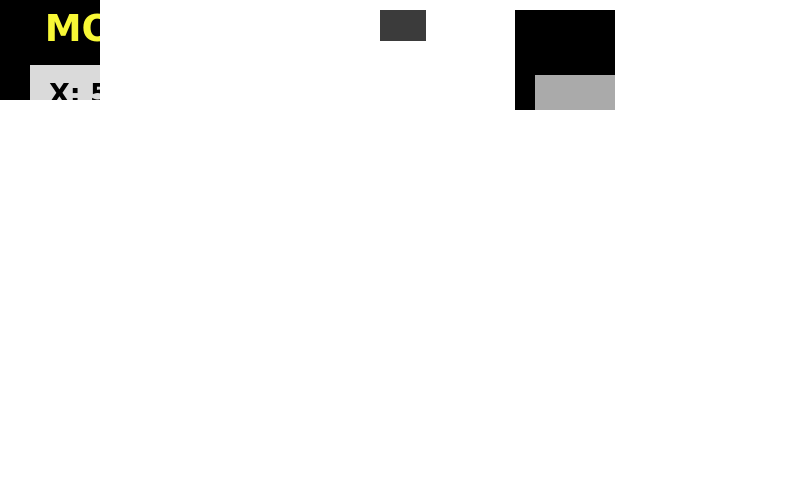
<?xml version="1.0" encoding="UTF-8"?>
<ui version="4.0">
 <class>consoleUI</class>
 <widget class="QWidget" name="consoleUI">
  <property name="geometry">
   <rect>
    <x>0</x>
    <y>0</y>
    <width>800</width>
    <height>480</height>
   </rect>
  </property>
  <property name="windowTitle">
   <string>Form</string>
  </property>
  <property name="styleSheet">
   <string notr="true">background-color:rgb(0,0,0,0);
background-image: url(:/Service_Calib/Service_Calib/background_calibconsole.png);
border: 0px;</string>
  </property>
  <widget class="QFrame" name="calibFrame">
   <property name="geometry">
    <rect>
     <x>200</x>
     <y>0</y>
     <width>100</width>
     <height>100</height>
    </rect>
   </property>
   <property name="styleSheet">
    <string notr="true"/>
   </property>
   <property name="frameShape">
    <enum>QFrame::StyledPanel</enum>
   </property>
   <property name="frameShadow">
    <enum>QFrame::Raised</enum>
   </property>
   <widget class="QPushButton" name="exitButton">
    <property name="geometry">
     <rect>
      <x>0</x>
      <y>0</y>
      <width>91</width>
      <height>96</height>
     </rect>
    </property>
    <property name="text">
     <string notr="true"/>
    </property>
   </widget>
   <widget class="QLabel" name="serviceSetupDiagnosticLabel">
    <property name="geometry">
     <rect>
      <x>115</x>
      <y>10</y>
      <width>616</width>
      <height>41</height>
     </rect>
    </property>
    <property name="font">
     <font>
      <family>Bitstream Charter</family>
      <pointsize>24</pointsize>
      <weight>75</weight>
      <italic>true</italic>
      <bold>true</bold>
     </font>
    </property>
    <property name="styleSheet">
     <string notr="true">background-image:url(/transparent.png);
color: rgb(248, 248, 54);</string>
    </property>
    <property name="text">
     <string notr="true">Service Panel/Calibrate/Biopsy Console</string>
    </property>
    <property name="alignment">
     <set>Qt::AlignCenter</set>
    </property>
   </widget>
   <widget class="QLabel" name="labelDX">
    <property name="geometry">
     <rect>
      <x>275</x>
      <y>95</y>
      <width>321</width>
      <height>31</height>
     </rect>
    </property>
    <property name="font">
     <font>
      <family>Bitstream Charter</family>
      <pointsize>18</pointsize>
      <weight>75</weight>
      <italic>false</italic>
      <bold>true</bold>
     </font>
    </property>
    <property name="toolTip">
     <string notr="true"/>
    </property>
    <property name="statusTip">
     <string notr="true"/>
    </property>
    <property name="whatsThis">
     <string notr="true"/>
    </property>
    <property name="accessibleName">
     <string notr="true"/>
    </property>
    <property name="accessibleDescription">
     <string notr="true"/>
    </property>
    <property name="styleSheet">
     <string notr="true">background-image:url(/transparent.png);
color: rgb(255, 0, 0);</string>
    </property>
    <property name="text">
     <string notr="true">DX: ---- [----]</string>
    </property>
    <property name="alignment">
     <set>Qt::AlignLeading|Qt::AlignLeft|Qt::AlignVCenter</set>
    </property>
   </widget>
   <widget class="QLabel" name="labelDY">
    <property name="geometry">
     <rect>
      <x>275</x>
      <y>128</y>
      <width>316</width>
      <height>26</height>
     </rect>
    </property>
    <property name="font">
     <font>
      <family>Bitstream Charter</family>
      <pointsize>18</pointsize>
      <weight>75</weight>
      <italic>false</italic>
      <bold>true</bold>
     </font>
    </property>
    <property name="toolTip">
     <string notr="true"/>
    </property>
    <property name="statusTip">
     <string notr="true"/>
    </property>
    <property name="whatsThis">
     <string notr="true"/>
    </property>
    <property name="accessibleName">
     <string notr="true"/>
    </property>
    <property name="accessibleDescription">
     <string notr="true"/>
    </property>
    <property name="styleSheet">
     <string notr="true">background-image:url(/transparent.png);
color: rgb(255, 0, 0);</string>
    </property>
    <property name="text">
     <string notr="true">DY: ---- [----]</string>
    </property>
    <property name="alignment">
     <set>Qt::AlignLeading|Qt::AlignLeft|Qt::AlignVCenter</set>
    </property>
   </widget>
   <widget class="QLabel" name="labelXHome">
    <property name="geometry">
     <rect>
      <x>510</x>
      <y>190</y>
      <width>91</width>
      <height>21</height>
     </rect>
    </property>
    <property name="font">
     <font>
      <family>DejaVu Sans</family>
      <pointsize>18</pointsize>
      <weight>75</weight>
      <italic>false</italic>
      <bold>true</bold>
     </font>
    </property>
    <property name="toolTip">
     <string notr="true"/>
    </property>
    <property name="statusTip">
     <string notr="true"/>
    </property>
    <property name="whatsThis">
     <string notr="true"/>
    </property>
    <property name="accessibleName">
     <string notr="true"/>
    </property>
    <property name="accessibleDescription">
     <string notr="true"/>
    </property>
    <property name="styleSheet">
     <string notr="true">background-image:url(/transparent.png);
color: rgb(0, 0, 0);</string>
    </property>
    <property name="text">
     <string notr="true">X: ----</string>
    </property>
    <property name="alignment">
     <set>Qt::AlignLeading|Qt::AlignLeft|Qt::AlignVCenter</set>
    </property>
   </widget>
   <widget class="QLabel" name="labelYHome">
    <property name="geometry">
     <rect>
      <x>510</x>
      <y>215</y>
      <width>91</width>
      <height>21</height>
     </rect>
    </property>
    <property name="font">
     <font>
      <family>DejaVu Sans</family>
      <pointsize>18</pointsize>
      <weight>75</weight>
      <italic>false</italic>
      <bold>true</bold>
     </font>
    </property>
    <property name="toolTip">
     <string notr="true"/>
    </property>
    <property name="statusTip">
     <string notr="true"/>
    </property>
    <property name="whatsThis">
     <string notr="true"/>
    </property>
    <property name="accessibleName">
     <string notr="true"/>
    </property>
    <property name="accessibleDescription">
     <string notr="true"/>
    </property>
    <property name="styleSheet">
     <string notr="true">background-image:url(/transparent.png);
color: rgb(0, 0, 0);</string>
    </property>
    <property name="text">
     <string notr="true">Y: ----</string>
    </property>
    <property name="alignment">
     <set>Qt::AlignLeading|Qt::AlignLeft|Qt::AlignVCenter</set>
    </property>
   </widget>
   <widget class="QLabel" name="labelXRef">
    <property name="geometry">
     <rect>
      <x>320</x>
      <y>210</y>
      <width>91</width>
      <height>21</height>
     </rect>
    </property>
    <property name="font">
     <font>
      <family>DejaVu Sans</family>
      <pointsize>18</pointsize>
      <weight>75</weight>
      <italic>false</italic>
      <bold>true</bold>
     </font>
    </property>
    <property name="toolTip">
     <string notr="true"/>
    </property>
    <property name="statusTip">
     <string notr="true"/>
    </property>
    <property name="whatsThis">
     <string notr="true"/>
    </property>
    <property name="accessibleName">
     <string notr="true"/>
    </property>
    <property name="accessibleDescription">
     <string notr="true"/>
    </property>
    <property name="styleSheet">
     <string notr="true">background-image:url(/transparent.png);
color: rgb(0, 0, 0);</string>
    </property>
    <property name="text">
     <string notr="true">X: ----</string>
    </property>
    <property name="alignment">
     <set>Qt::AlignLeading|Qt::AlignLeft|Qt::AlignVCenter</set>
    </property>
   </widget>
   <widget class="QLabel" name="labelYRef">
    <property name="geometry">
     <rect>
      <x>320</x>
      <y>235</y>
      <width>91</width>
      <height>21</height>
     </rect>
    </property>
    <property name="font">
     <font>
      <family>DejaVu Sans</family>
      <pointsize>18</pointsize>
      <weight>75</weight>
      <italic>false</italic>
      <bold>true</bold>
     </font>
    </property>
    <property name="toolTip">
     <string notr="true"/>
    </property>
    <property name="statusTip">
     <string notr="true"/>
    </property>
    <property name="whatsThis">
     <string notr="true"/>
    </property>
    <property name="accessibleName">
     <string notr="true"/>
    </property>
    <property name="accessibleDescription">
     <string notr="true"/>
    </property>
    <property name="styleSheet">
     <string notr="true">background-image:url(/transparent.png);
color: rgb(0, 0, 0);</string>
    </property>
    <property name="text">
     <string notr="true">Y: ----</string>
    </property>
    <property name="alignment">
     <set>Qt::AlignLeading|Qt::AlignLeft|Qt::AlignVCenter</set>
    </property>
   </widget>
   <widget class="QLabel" name="statusLabel">
    <property name="geometry">
     <rect>
      <x>80</x>
      <y>430</y>
      <width>656</width>
      <height>41</height>
     </rect>
    </property>
    <property name="font">
     <font>
      <family>DejaVu Sans</family>
      <pointsize>12</pointsize>
      <weight>75</weight>
      <bold>true</bold>
     </font>
    </property>
    <property name="toolTip">
     <string notr="true"/>
    </property>
    <property name="statusTip">
     <string notr="true"/>
    </property>
    <property name="whatsThis">
     <string notr="true"/>
    </property>
    <property name="accessibleName">
     <string notr="true"/>
    </property>
    <property name="accessibleDescription">
     <string notr="true"/>
    </property>
    <property name="styleSheet">
     <string notr="true">color: rgb(255, 255, 255);
background-image: url(:/transparent.png);
background-color: rgb(118, 118, 118);</string>
    </property>
    <property name="text">
     <string notr="true">ADAPTER CODE:  XXXXXXXXX, X=000, Y=000, Z=000</string>
    </property>
    <property name="alignment">
     <set>Qt::AlignCenter</set>
    </property>
   </widget>
   <widget class="QFrame" name="activationFrame">
    <property name="geometry">
     <rect>
      <x>15</x>
      <y>120</y>
      <width>181</width>
      <height>281</height>
     </rect>
    </property>
    <property name="styleSheet">
     <string notr="true">background-image: url(:/transparent.png);</string>
    </property>
    <property name="frameShape">
     <enum>QFrame::StyledPanel</enum>
    </property>
    <property name="frameShadow">
     <enum>QFrame::Raised</enum>
    </property>
    <widget class="QPushButton" name="homeButton">
     <property name="geometry">
      <rect>
       <x>20</x>
       <y>170</y>
       <width>141</width>
       <height>51</height>
      </rect>
     </property>
     <property name="font">
      <font>
       <family>DejaVu Sans</family>
       <pointsize>12</pointsize>
       <weight>75</weight>
       <bold>true</bold>
      </font>
     </property>
     <property name="styleSheet">
      <string notr="true">color: rgb(255, 255, 255);
background-image: url(:/transparent.png);
background-color: rgb(59, 0, 0);</string>
     </property>
     <property name="text">
      <string>MOVE HOME</string>
     </property>
    </widget>
    <widget class="QPushButton" name="openMoveButton">
     <property name="geometry">
      <rect>
       <x>20</x>
       <y>115</y>
       <width>141</width>
       <height>51</height>
      </rect>
     </property>
     <property name="font">
      <font>
       <family>DejaVu Sans</family>
       <pointsize>12</pointsize>
       <weight>75</weight>
       <bold>true</bold>
      </font>
     </property>
     <property name="styleSheet">
      <string notr="true">color: rgb(255, 255, 255);
background-image: url(:/transparent.png);
background-color: rgb(59, 0, 0);</string>
     </property>
     <property name="text">
      <string>MOVE XYZ</string>
     </property>
    </widget>
    <widget class="QPushButton" name="loopButton">
     <property name="geometry">
      <rect>
       <x>20</x>
       <y>225</y>
       <width>141</width>
       <height>51</height>
      </rect>
     </property>
     <property name="font">
      <font>
       <family>DejaVu Sans</family>
       <pointsize>12</pointsize>
       <weight>75</weight>
       <bold>true</bold>
      </font>
     </property>
     <property name="styleSheet">
      <string notr="true">color: rgb(255, 255, 255);
background-image: url(:/transparent.png);
background-color: rgb(59, 0, 0);</string>
     </property>
     <property name="text">
      <string>LOOP TEST</string>
     </property>
    </widget>
   </widget>
   <widget class="QFrame" name="configFrame">
    <property name="geometry">
     <rect>
      <x>630</x>
      <y>80</y>
      <width>156</width>
      <height>326</height>
     </rect>
    </property>
    <property name="styleSheet">
     <string notr="true">background-image: url(:/transparent.png);</string>
    </property>
    <property name="frameShape">
     <enum>QFrame::StyledPanel</enum>
    </property>
    <property name="frameShadow">
     <enum>QFrame::Raised</enum>
    </property>
    <widget class="QLineEdit" name="Y_Offset">
     <property name="geometry">
      <rect>
       <x>10</x>
       <y>195</y>
       <width>136</width>
       <height>26</height>
      </rect>
     </property>
     <property name="font">
      <font>
       <family>DejaVu Sans</family>
       <pointsize>10</pointsize>
       <weight>75</weight>
       <bold>true</bold>
      </font>
     </property>
     <property name="styleSheet">
      <string notr="true">background-color: rgb(218, 218, 218);
background-image: url(:/transparent.png);
color: rgb(0, 0, 0);</string>
     </property>
     <property name="text">
      <string>Y: 0 (dmm)</string>
     </property>
    </widget>
    <widget class="QLineEdit" name="DY_Setup">
     <property name="geometry">
      <rect>
       <x>10</x>
       <y>105</y>
       <width>136</width>
       <height>26</height>
      </rect>
     </property>
     <property name="font">
      <font>
       <family>DejaVu Sans</family>
       <pointsize>10</pointsize>
       <weight>75</weight>
       <bold>true</bold>
      </font>
     </property>
     <property name="styleSheet">
      <string notr="true">background-color: rgb(218, 218, 218);
background-image: url(:/transparent.png);
color: rgb(0, 0, 0);</string>
     </property>
     <property name="text">
      <string>DY: 700 (dmm)</string>
     </property>
    </widget>
    <widget class="QLabel" name="label">
     <property name="geometry">
      <rect>
       <x>50</x>
       <y>5</y>
       <width>106</width>
       <height>21</height>
      </rect>
     </property>
     <property name="font">
      <font>
       <family>DejaVu Sans</family>
       <pointsize>10</pointsize>
       <weight>75</weight>
       <bold>true</bold>
      </font>
     </property>
     <property name="toolTip">
      <string notr="true"/>
     </property>
     <property name="statusTip">
      <string notr="true"/>
     </property>
     <property name="whatsThis">
      <string notr="true"/>
     </property>
     <property name="accessibleName">
      <string notr="true"/>
     </property>
     <property name="accessibleDescription">
      <string notr="true"/>
     </property>
     <property name="styleSheet">
      <string notr="true">color: rgb(255, 255, 127);
background-image: url(:/transparent.png);</string>
     </property>
     <property name="text">
      <string notr="true">Configuration</string>
     </property>
     <property name="alignment">
      <set>Qt::AlignLeading|Qt::AlignLeft|Qt::AlignVCenter</set>
     </property>
    </widget>
    <widget class="QLabel" name="label_3">
     <property name="geometry">
      <rect>
       <x>10</x>
       <y>145</y>
       <width>136</width>
       <height>21</height>
      </rect>
     </property>
     <property name="font">
      <font>
       <family>DejaVu Sans</family>
       <pointsize>10</pointsize>
       <weight>75</weight>
       <bold>true</bold>
      </font>
     </property>
     <property name="toolTip">
      <string notr="true"/>
     </property>
     <property name="statusTip">
      <string notr="true"/>
     </property>
     <property name="whatsThis">
      <string notr="true"/>
     </property>
     <property name="accessibleName">
      <string notr="true"/>
     </property>
     <property name="accessibleDescription">
      <string notr="true"/>
     </property>
     <property name="styleSheet">
      <string notr="true">color: rgb(255, 255, 127);
background-image: url(:/transparent.png);</string>
     </property>
     <property name="text">
      <string notr="true">Lesion Offsets</string>
     </property>
     <property name="alignment">
      <set>Qt::AlignLeading|Qt::AlignLeft|Qt::AlignVCenter</set>
     </property>
    </widget>
    <widget class="QFrame" name="frame_3">
     <property name="geometry">
      <rect>
       <x>5</x>
       <y>5</y>
       <width>46</width>
       <height>36</height>
      </rect>
     </property>
     <property name="styleSheet">
      <string notr="true">background-image: url(:/transparent.png);
border-image: url(:/calib_tool_icon2.png);
</string>
     </property>
     <property name="frameShape">
      <enum>QFrame::StyledPanel</enum>
     </property>
     <property name="frameShadow">
      <enum>QFrame::Raised</enum>
     </property>
    </widget>
    <widget class="QLineEdit" name="F_Offset">
     <property name="geometry">
      <rect>
       <x>10</x>
       <y>290</y>
       <width>136</width>
       <height>26</height>
      </rect>
     </property>
     <property name="font">
      <font>
       <family>DejaVu Sans</family>
       <pointsize>10</pointsize>
       <weight>75</weight>
       <bold>true</bold>
      </font>
     </property>
     <property name="styleSheet">
      <string notr="true">background-color: rgb(218, 218, 218);
background-image: url(:/transparent.png);
color: rgb(0, 0, 0);</string>
     </property>
     <property name="text">
      <string>F: 180 (mm)</string>
     </property>
    </widget>
    <widget class="QLabel" name="label_4">
     <property name="geometry">
      <rect>
       <x>10</x>
       <y>270</y>
       <width>136</width>
       <height>21</height>
      </rect>
     </property>
     <property name="font">
      <font>
       <family>DejaVu Sans</family>
       <pointsize>10</pointsize>
       <weight>75</weight>
       <bold>true</bold>
      </font>
     </property>
     <property name="toolTip">
      <string notr="true"/>
     </property>
     <property name="statusTip">
      <string notr="true"/>
     </property>
     <property name="whatsThis">
      <string notr="true"/>
     </property>
     <property name="accessibleName">
      <string notr="true"/>
     </property>
     <property name="accessibleDescription">
      <string notr="true"/>
     </property>
     <property name="styleSheet">
      <string notr="true">color: rgb(255, 255, 127);
background-image: url(:/transparent.png);</string>
     </property>
     <property name="text">
      <string notr="true">Fiber Distance</string>
     </property>
     <property name="alignment">
      <set>Qt::AlignLeading|Qt::AlignLeft|Qt::AlignVCenter</set>
     </property>
    </widget>
    <widget class="QLineEdit" name="DX_Setup">
     <property name="geometry">
      <rect>
       <x>10</x>
       <y>75</y>
       <width>136</width>
       <height>26</height>
      </rect>
     </property>
     <property name="font">
      <font>
       <family>DejaVu Sans</family>
       <pointsize>10</pointsize>
       <weight>75</weight>
       <bold>true</bold>
      </font>
     </property>
     <property name="styleSheet">
      <string notr="true">background-color: rgb(218, 218, 218);
background-image: url(:/transparent.png);
color: rgb(0, 0, 0);</string>
     </property>
     <property name="text">
      <string>DX: 1350 (dmm)</string>
     </property>
    </widget>
    <widget class="QLineEdit" name="Z_Offset">
     <property name="geometry">
      <rect>
       <x>10</x>
       <y>225</y>
       <width>136</width>
       <height>26</height>
      </rect>
     </property>
     <property name="font">
      <font>
       <family>DejaVu Sans</family>
       <pointsize>10</pointsize>
       <weight>75</weight>
       <bold>true</bold>
      </font>
     </property>
     <property name="styleSheet">
      <string notr="true">background-color: rgb(218, 218, 218);
background-image: url(:/transparent.png);
color: rgb(0, 0, 0);</string>
     </property>
     <property name="text">
      <string>Z: 0 (dmm)</string>
     </property>
    </widget>
    <widget class="QLineEdit" name="X_Offset">
     <property name="geometry">
      <rect>
       <x>10</x>
       <y>165</y>
       <width>136</width>
       <height>26</height>
      </rect>
     </property>
     <property name="font">
      <font>
       <family>DejaVu Sans</family>
       <pointsize>10</pointsize>
       <weight>75</weight>
       <bold>true</bold>
      </font>
     </property>
     <property name="styleSheet">
      <string notr="true">background-color: rgb(218, 218, 218);
background-image: url(:/transparent.png);
color: rgb(0, 0, 0);</string>
     </property>
     <property name="text">
      <string>X: 0 (dmm)</string>
     </property>
    </widget>
    <widget class="QLabel" name="label_2">
     <property name="geometry">
      <rect>
       <x>10</x>
       <y>55</y>
       <width>136</width>
       <height>21</height>
      </rect>
     </property>
     <property name="font">
      <font>
       <family>DejaVu Sans</family>
       <pointsize>10</pointsize>
       <weight>75</weight>
       <bold>true</bold>
      </font>
     </property>
     <property name="toolTip">
      <string notr="true"/>
     </property>
     <property name="statusTip">
      <string notr="true"/>
     </property>
     <property name="whatsThis">
      <string notr="true"/>
     </property>
     <property name="accessibleName">
      <string notr="true"/>
     </property>
     <property name="accessibleDescription">
      <string notr="true"/>
     </property>
     <property name="styleSheet">
      <string notr="true">color: rgb(255, 255, 127);
background-image: url(:/transparent.png);</string>
     </property>
     <property name="text">
      <string notr="true">Console Phantom</string>
     </property>
     <property name="alignment">
      <set>Qt::AlignLeading|Qt::AlignLeft|Qt::AlignVCenter</set>
     </property>
    </widget>
   </widget>
  </widget>
  <widget class="QFrame" name="frameDataChanged">
   <property name="geometry">
    <rect>
     <x>380</x>
     <y>10</y>
     <width>46</width>
     <height>31</height>
    </rect>
   </property>
   <property name="styleSheet">
    <string notr="true">background-color: rgb(59, 59, 59);
background-image: url(:/transparent.png);</string>
   </property>
   <property name="frameShape">
    <enum>QFrame::StyledPanel</enum>
   </property>
   <property name="frameShadow">
    <enum>QFrame::Raised</enum>
   </property>
   <widget class="QPushButton" name="storeButton">
    <property name="geometry">
     <rect>
      <x>50</x>
      <y>235</y>
      <width>136</width>
      <height>51</height>
     </rect>
    </property>
    <property name="font">
     <font>
      <family>DejaVu Sans</family>
      <pointsize>14</pointsize>
      <weight>75</weight>
      <bold>true</bold>
     </font>
    </property>
    <property name="styleSheet">
     <string notr="true">background-color: rgb(170, 170, 170);</string>
    </property>
    <property name="text">
     <string>STORE</string>
    </property>
   </widget>
   <widget class="QPushButton" name="cancelButton">
    <property name="geometry">
     <rect>
      <x>210</x>
      <y>235</y>
      <width>136</width>
      <height>51</height>
     </rect>
    </property>
    <property name="font">
     <font>
      <family>DejaVu Sans</family>
      <pointsize>14</pointsize>
      <weight>75</weight>
      <bold>true</bold>
     </font>
    </property>
    <property name="styleSheet">
     <string notr="true">background-color: rgb(170, 170, 170);</string>
    </property>
    <property name="text">
     <string>CANCEL</string>
    </property>
   </widget>
   <widget class="QPushButton" name="confirmExitButton">
    <property name="geometry">
     <rect>
      <x>370</x>
      <y>235</y>
      <width>136</width>
      <height>51</height>
     </rect>
    </property>
    <property name="font">
     <font>
      <family>DejaVu Sans</family>
      <pointsize>14</pointsize>
      <weight>75</weight>
      <bold>true</bold>
     </font>
    </property>
    <property name="styleSheet">
     <string notr="true">background-color: rgb(170, 170, 170);</string>
    </property>
    <property name="text">
     <string>EXIT</string>
    </property>
   </widget>
   <widget class="QLabel" name="labelDataChanged">
    <property name="geometry">
     <rect>
      <x>5</x>
      <y>65</y>
      <width>531</width>
      <height>96</height>
     </rect>
    </property>
    <property name="font">
     <font>
      <family>Bitstream Charter</family>
      <pointsize>24</pointsize>
      <weight>75</weight>
      <italic>true</italic>
      <bold>true</bold>
     </font>
    </property>
    <property name="styleSheet">
     <string notr="true">background-image:url(/transparent.png);
color: rgb(248, 248, 54);</string>
    </property>
    <property name="text">
     <string notr="true">CALIBRATION DATA CHANGED!
STORE NEW DATA?</string>
    </property>
    <property name="alignment">
     <set>Qt::AlignCenter</set>
    </property>
   </widget>
  </widget>
  <widget class="QFrame" name="frameMoveXYZ">
   <property name="geometry">
    <rect>
     <x>0</x>
     <y>0</y>
     <width>100</width>
     <height>100</height>
    </rect>
   </property>
   <property name="styleSheet">
    <string notr="true">background-color: rgb(59, 59, 59);
background-color: rgb(0, 0, 0);
background-image: url(:/transparent.png);</string>
   </property>
   <property name="frameShape">
    <enum>QFrame::StyledPanel</enum>
   </property>
   <property name="frameShadow">
    <enum>QFrame::Raised</enum>
   </property>
   <widget class="QPushButton" name="moveXYZ">
    <property name="geometry">
     <rect>
      <x>30</x>
      <y>275</y>
      <width>246</width>
      <height>66</height>
     </rect>
    </property>
    <property name="font">
     <font>
      <family>DejaVu Sans</family>
      <pointsize>14</pointsize>
      <weight>75</weight>
      <bold>true</bold>
     </font>
    </property>
    <property name="styleSheet">
     <string notr="true">background-color: rgb(170, 170, 170);</string>
    </property>
    <property name="text">
     <string>MOVE</string>
    </property>
   </widget>
   <widget class="QLabel" name="labelDataChanged_2">
    <property name="geometry">
     <rect>
      <x>10</x>
      <y>10</y>
      <width>286</width>
      <height>36</height>
     </rect>
    </property>
    <property name="font">
     <font>
      <family>DejaVu Sans</family>
      <pointsize>28</pointsize>
      <weight>75</weight>
      <italic>false</italic>
      <bold>true</bold>
     </font>
    </property>
    <property name="styleSheet">
     <string notr="true">background-image:url(/transparent.png);
color: rgb(248, 248, 54);</string>
    </property>
    <property name="text">
     <string notr="true">MOVE XYZ</string>
    </property>
    <property name="alignment">
     <set>Qt::AlignCenter</set>
    </property>
   </widget>
   <widget class="QLineEdit" name="X_Move">
    <property name="geometry">
     <rect>
      <x>30</x>
      <y>65</y>
      <width>246</width>
      <height>56</height>
     </rect>
    </property>
    <property name="font">
     <font>
      <family>DejaVu Sans</family>
      <pointsize>20</pointsize>
      <weight>75</weight>
      <bold>true</bold>
     </font>
    </property>
    <property name="styleSheet">
     <string notr="true">background-color: rgb(218, 218, 218);
background-image: url(:/transparent.png);
color: rgb(0, 0, 0);</string>
    </property>
    <property name="text">
     <string>X: 560 (dmm)</string>
    </property>
    <property name="alignment">
     <set>Qt::AlignCenter</set>
    </property>
   </widget>
   <widget class="QLineEdit" name="Y_Move">
    <property name="geometry">
     <rect>
      <x>30</x>
      <y>135</y>
      <width>246</width>
      <height>56</height>
     </rect>
    </property>
    <property name="font">
     <font>
      <family>DejaVu Sans</family>
      <pointsize>20</pointsize>
      <weight>75</weight>
      <bold>true</bold>
     </font>
    </property>
    <property name="styleSheet">
     <string notr="true">background-color: rgb(218, 218, 218);
background-image: url(:/transparent.png);
color: rgb(0, 0, 0);</string>
    </property>
    <property name="text">
     <string>Y: 470 (dmm)</string>
    </property>
    <property name="alignment">
     <set>Qt::AlignCenter</set>
    </property>
   </widget>
   <widget class="QLineEdit" name="Z_Move">
    <property name="geometry">
     <rect>
      <x>30</x>
      <y>205</y>
      <width>246</width>
      <height>56</height>
     </rect>
    </property>
    <property name="font">
     <font>
      <family>DejaVu Sans</family>
      <pointsize>20</pointsize>
      <weight>75</weight>
      <bold>true</bold>
     </font>
    </property>
    <property name="styleSheet">
     <string notr="true">background-color: rgb(218, 218, 218);
background-image: url(:/transparent.png);
color: rgb(0, 0, 0);</string>
    </property>
    <property name="text">
     <string>Z: 930 (dmm)</string>
    </property>
    <property name="alignment">
     <set>Qt::AlignCenter</set>
    </property>
   </widget>
   <widget class="QPushButton" name="cancelMove">
    <property name="geometry">
     <rect>
      <x>30</x>
      <y>355</y>
      <width>246</width>
      <height>66</height>
     </rect>
    </property>
    <property name="font">
     <font>
      <family>DejaVu Sans</family>
      <pointsize>14</pointsize>
      <weight>75</weight>
      <bold>true</bold>
     </font>
    </property>
    <property name="styleSheet">
     <string notr="true">background-color: rgb(170, 170, 170);</string>
    </property>
    <property name="text">
     <string>CANC</string>
    </property>
   </widget>
  </widget>
  <widget class="QFrame" name="frameLoop">
   <property name="geometry">
    <rect>
     <x>515</x>
     <y>10</y>
     <width>100</width>
     <height>100</height>
    </rect>
   </property>
   <property name="styleSheet">
    <string notr="true">background-color: rgb(59, 59, 59);
background-color: rgb(0, 0, 0);
background-image: url(:/transparent.png);</string>
   </property>
   <property name="frameShape">
    <enum>QFrame::StyledPanel</enum>
   </property>
   <property name="frameShadow">
    <enum>QFrame::Raised</enum>
   </property>
   <widget class="QPushButton" name="startLoop">
    <property name="geometry">
     <rect>
      <x>20</x>
      <y>65</y>
      <width>246</width>
      <height>90</height>
     </rect>
    </property>
    <property name="font">
     <font>
      <family>DejaVu Sans</family>
      <pointsize>14</pointsize>
      <weight>75</weight>
      <bold>true</bold>
     </font>
    </property>
    <property name="styleSheet">
     <string notr="true">background-color: rgb(170, 170, 170);</string>
    </property>
    <property name="text">
     <string>START</string>
    </property>
   </widget>
   <widget class="QLabel" name="labelDataChanged_3">
    <property name="geometry">
     <rect>
      <x>20</x>
      <y>10</y>
      <width>511</width>
      <height>36</height>
     </rect>
    </property>
    <property name="font">
     <font>
      <family>DejaVu Sans</family>
      <pointsize>28</pointsize>
      <weight>75</weight>
      <italic>false</italic>
      <bold>true</bold>
     </font>
    </property>
    <property name="styleSheet">
     <string notr="true">background-image:url(/transparent.png);
color: rgb(248, 248, 54);</string>
    </property>
    <property name="text">
     <string notr="true">LOOP TEST</string>
    </property>
    <property name="alignment">
     <set>Qt::AlignCenter</set>
    </property>
   </widget>
   <widget class="QLineEdit" name="Z_loop">
    <property name="geometry">
     <rect>
      <x>285</x>
      <y>205</y>
      <width>246</width>
      <height>56</height>
     </rect>
    </property>
    <property name="font">
     <font>
      <family>DejaVu Sans</family>
      <pointsize>20</pointsize>
      <weight>75</weight>
      <bold>true</bold>
     </font>
    </property>
    <property name="styleSheet">
     <string notr="true">background-color: rgb(218, 218, 218);
background-image: url(:/transparent.png);
color: rgb(0, 0, 0);</string>
    </property>
    <property name="text">
     <string>Z</string>
    </property>
    <property name="alignment">
     <set>Qt::AlignCenter</set>
    </property>
   </widget>
   <widget class="QLineEdit" name="X_loop">
    <property name="geometry">
     <rect>
      <x>285</x>
      <y>65</y>
      <width>246</width>
      <height>56</height>
     </rect>
    </property>
    <property name="font">
     <font>
      <family>DejaVu Sans</family>
      <pointsize>20</pointsize>
      <weight>75</weight>
      <bold>true</bold>
     </font>
    </property>
    <property name="styleSheet">
     <string notr="true">background-color: rgb(218, 218, 218);
background-image: url(:/transparent.png);
color: rgb(0, 0, 0);</string>
    </property>
    <property name="text">
     <string>X</string>
    </property>
    <property name="alignment">
     <set>Qt::AlignCenter</set>
    </property>
   </widget>
   <widget class="QLineEdit" name="Y_loop">
    <property name="geometry">
     <rect>
      <x>285</x>
      <y>135</y>
      <width>246</width>
      <height>56</height>
     </rect>
    </property>
    <property name="font">
     <font>
      <family>DejaVu Sans</family>
      <pointsize>20</pointsize>
      <weight>75</weight>
      <bold>true</bold>
     </font>
    </property>
    <property name="styleSheet">
     <string notr="true">background-color: rgb(218, 218, 218);
background-image: url(:/transparent.png);
color: rgb(0, 0, 0);</string>
    </property>
    <property name="text">
     <string>Y</string>
    </property>
    <property name="alignment">
     <set>Qt::AlignCenter</set>
    </property>
   </widget>
   <widget class="QPushButton" name="stopLoop">
    <property name="geometry">
     <rect>
      <x>20</x>
      <y>170</y>
      <width>246</width>
      <height>90</height>
     </rect>
    </property>
    <property name="font">
     <font>
      <family>DejaVu Sans</family>
      <pointsize>14</pointsize>
      <weight>75</weight>
      <bold>true</bold>
     </font>
    </property>
    <property name="styleSheet">
     <string notr="true">background-color: rgb(170, 170, 170);</string>
    </property>
    <property name="text">
     <string>STOP/EXIT</string>
    </property>
   </widget>
   <widget class="QLabel" name="statusLoop">
    <property name="geometry">
     <rect>
      <x>20</x>
      <y>290</y>
      <width>511</width>
      <height>41</height>
     </rect>
    </property>
    <property name="font">
     <font>
      <family>DejaVu Sans</family>
      <pointsize>12</pointsize>
      <weight>75</weight>
      <bold>true</bold>
     </font>
    </property>
    <property name="toolTip">
     <string notr="true"/>
    </property>
    <property name="statusTip">
     <string notr="true"/>
    </property>
    <property name="whatsThis">
     <string notr="true"/>
    </property>
    <property name="accessibleName">
     <string notr="true"/>
    </property>
    <property name="accessibleDescription">
     <string notr="true"/>
    </property>
    <property name="styleSheet">
     <string notr="true">color: rgb(255, 255, 255);
background-image: url(:/transparent.png);
background-color: rgb(118, 118, 118);</string>
    </property>
    <property name="text">
     <string notr="true">TEST RUNNING- NEXT STEP IN (3s)</string>
    </property>
    <property name="alignment">
     <set>Qt::AlignCenter</set>
    </property>
   </widget>
  </widget>
 </widget>
 <resources/>
 <connections/>
</ui>
